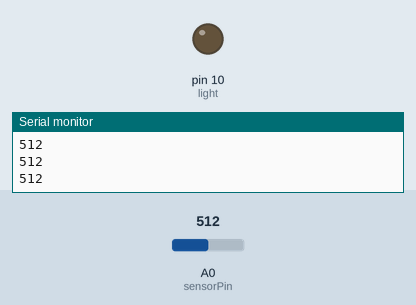
This sketch was run on a simulated Arduino Uno, built with avr-gcc and run on an emulated ATmega328P. Parts: output pins drawn as LEDs (lit = HIGH), the last lines printed to the serial monitor. Dashed ring = blinking. The inputs (shaded band) are chosen by the test bench; at power-on: A0 (sensorPin) = 512.

Above: at 1.2 s.
1.3 s: A0 (sensorPin) set to 754
2.8 s: A0 (sensorPin) set to 776
At 2.95 s:
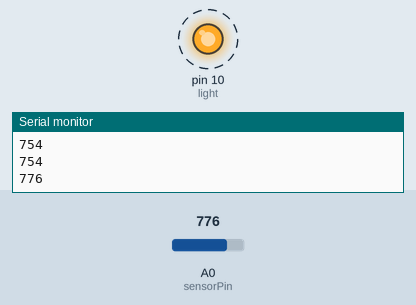
5.8 s: A0 (sensorPin) set to 758
At 6.9 s:
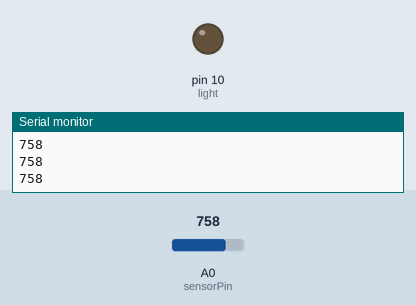
7.3 s: A0 (sensorPin) set to 778
At 7.45 s:
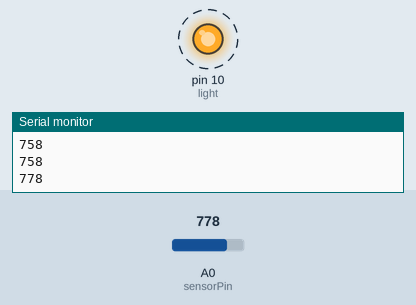
Timing chart, 0 to 11.3 s (numbered marks = the images above; inputs shaded):
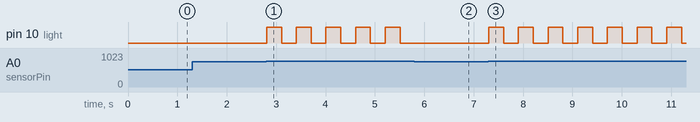

Measured:
- the behaviour switches between 767 and 768 on A0 (sensorPin) (found by bisection; images 0 and 1)
- after the input at 2.8 s, pin 10 (light): alternates HIGH for 0.30 s and LOW for 0.30 s, starting at once
- after the input at 5.8 s, pin 10 (light): stops changing and stays LOW
- after the input at 7.3 s, pin 10 (light): alternates HIGH for 0.30 s and LOW for 0.30 s, starting at once

The sketch:

Laser_flashlight.ino
```cpp
int light = 10;
int laser = 13;
int sensorPin = A0;
int sensorValue = 0;
void setup() {
  pinMode(light, OUTPUT);
  Serial.begin(9600);
}

void loop() {
  sensorValue = analogRead(sensorPin);
  Serial.println(sensorValue);
  if(sensorValue >= 512) {
    digitalWrite(light, LOW);
    digitalWrite(laser, HIGH);
  }
  else if(sensorValue <= 512) {
    digitalWrite(light, HIGH);
    digitalWrite(laser, LOW);
  }

 if(sensorValue >= 768) {
  digitalWrite(light, HIGH);
  delay(300);
  digitalWrite(light, LOW);
  delay(300);
 }
}
```
